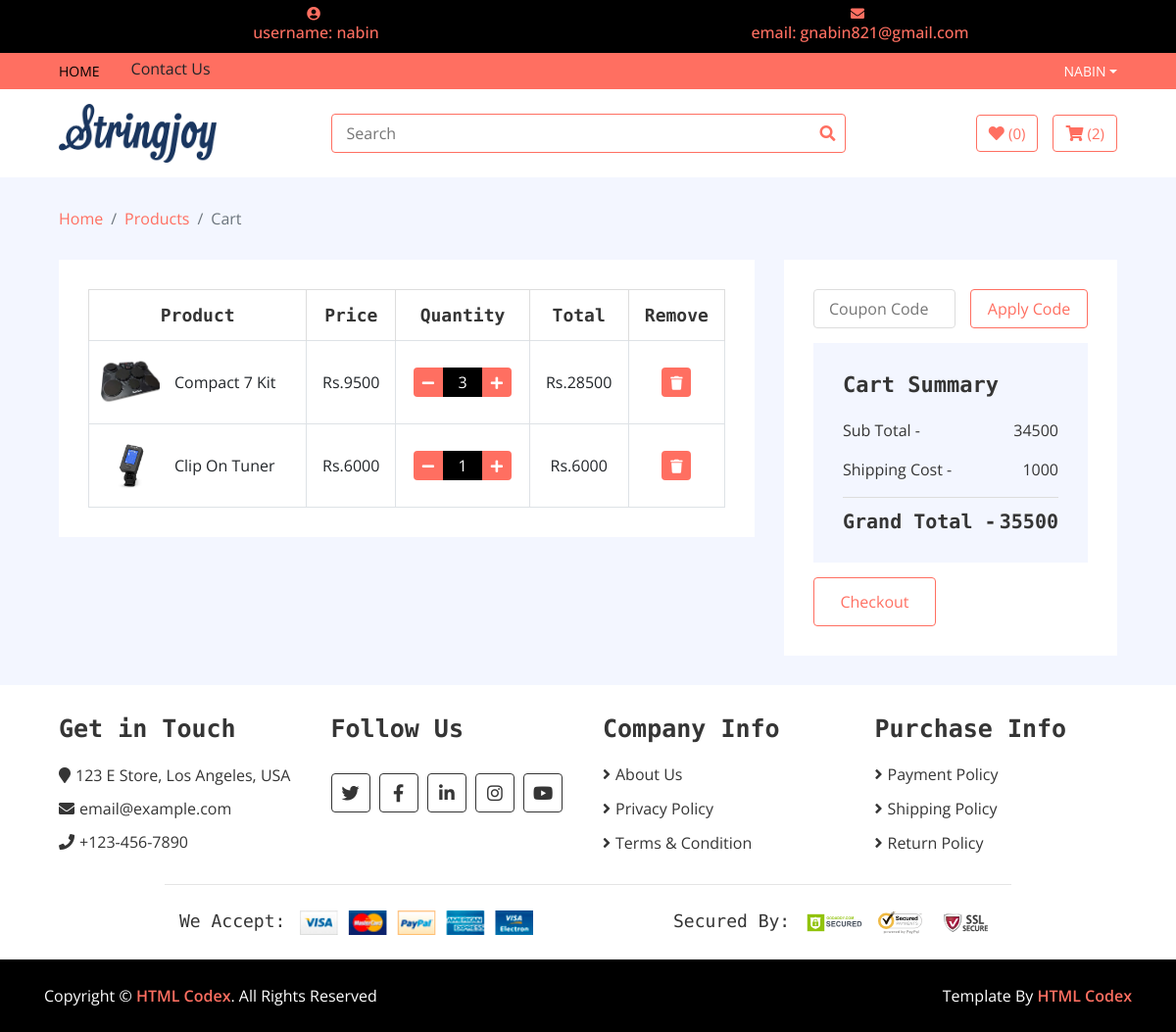
Page /my_cart/ (signed in) on the earlier database version.
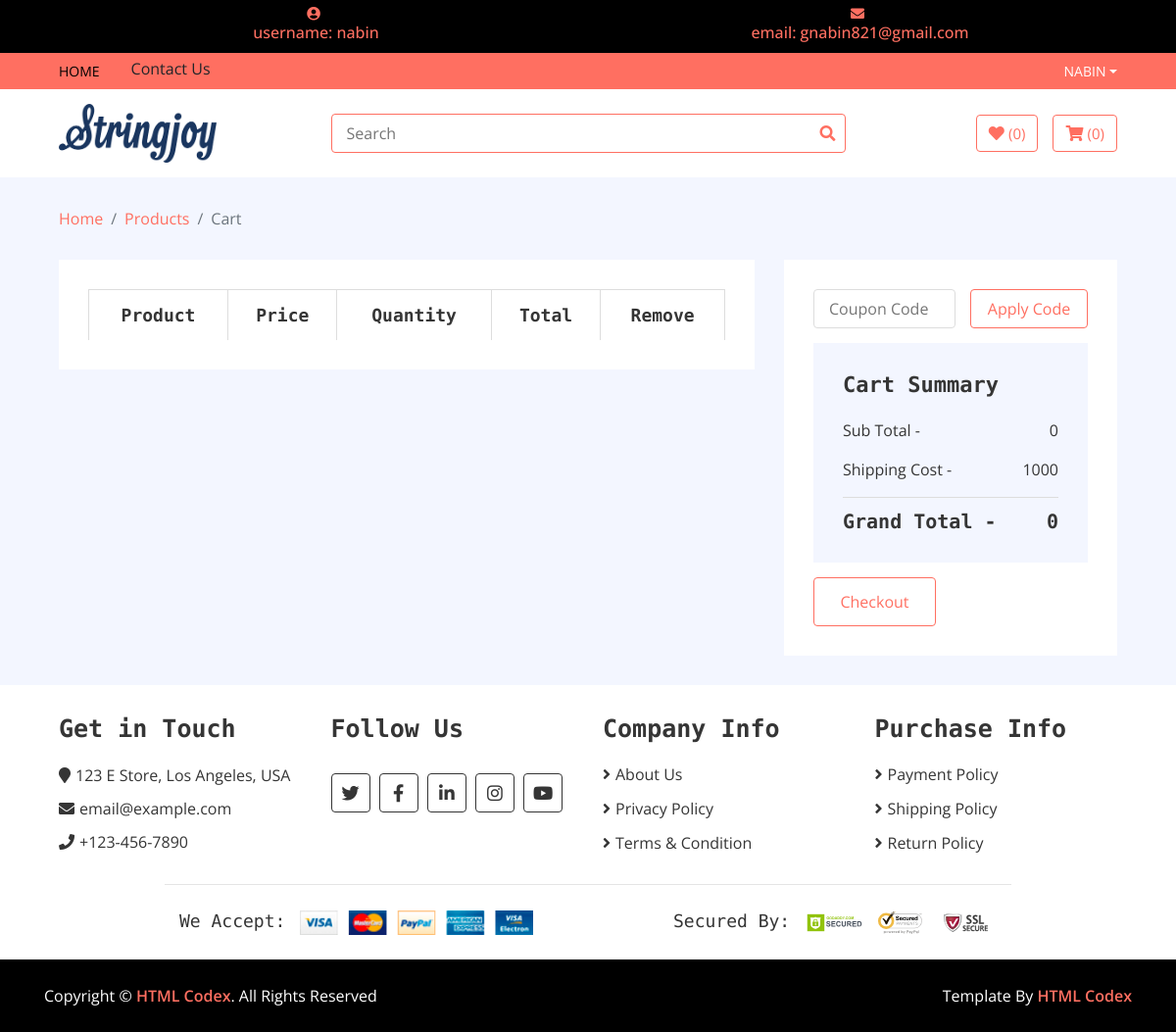
Same page on the later database version.
### myapp/models.py (models this page shows, shortened)
class Cart(models.Model):
    username = models.CharField(max_length=200, default=None)
    products = models.ForeignKey(Product, on_delete=models.CASCADE, default=None)
    slug = models.CharField(max_length=100, default=None)
    quantity = models.IntegerField(default=0)
    total = models.IntegerField(default=0)
    checkout = models.BooleanField(default=False)
    status = models.CharField(max_length=100, choices=STATUS, default='active')

class Product(models.Model):
    name = models.CharField(max_length=100)
    image = models.ImageField(upload_to='media/')
    slug = models.CharField(unique=True, max_length=100)
    price = models.IntegerField()
    discounted_price = models.IntegerField(default=0)
    discount = models.IntegerField(null=True, default=0)
    status = models.CharField(max_length=100, choices=STATUS, default='active')
    label = models.CharField(max_length=100, choices=PRODUCT_LABEL)
    category = models.ForeignKey(Category, on_delete=models.CASCADE)
    brand = models.ForeignKey(Brand, on_delete=models.CASCADE)
    desc = models.TextField(blank=True)
    specification = models.TextField(blank=True)
    def get_cart_url(self):
        return reverse('myapp:cart', kwargs={'slug': self.slug})

### myapp/views.py (the view)
# urls.py: path('my_cart/', CartView.as_view(), name='my_cart'),
class CartView(BaseView):
    def get(self, request):
        user = request.user.username
        net_total = 0
        shipping_cost = 1000
        grand_total = 0
        if request.user.is_authenticated:
            self.views['cart_product'] = Cart.objects.filter(username=user, checkout=False, status='active')
            tots = CartTotal.objects.filter(username=user, checkout=False)
            for i in tots[:]:
                net_total = i.net_total
                shipping_cost = i.shipping_cost
                grand_total = i.grand_total
            self.views['cart_total'] = [{'net_total': net_total, 'shipping_cost': shipping_cost, 'grand_total': grand_total}]
            self.views['cart_count'] = Cart.objects.filter(username=user, status='active', checkout=False).count()
        else:
            messages.error(request, 'please Sign up first!')
            return redirect('myapp:account')
        return render(request, 'cart.html', self.views)

### myapp/templates/cart.html (shortened to what this page needs)
{% extends 'base.html' %}
{% load static %}
{% block content %}
        <div class="breadcrumb-wrap">
            <div class="container-fluid">
                <ul class="breadcrumb">
                    <li class="breadcrumb-item"><a href="#">Home</a></li>
                    <li class="breadcrumb-item"><a href="#">Products</a></li>
                    <li class="breadcrumb-item active">Cart</li>
                </ul>
            </div>
        </div>
        <div class="cart-page">
            <div class="container-fluid">
                <div class="row">
                    <div class="col-lg-8">
                        <div class="cart-page-inner">
                            <div class="table-responsive">
                                <table class="table table-bordered">
                                    <thead class="thead-dark">
                                        <tr>
                                            <th>Product</th>
                                            <th>Price</th>
                                            <th>Quantity</th>
                                            <th>Total</th>
                                            <th>Remove</th>
                                        </tr>
                                    </thead>
                                    <tbody class="align-middle">
                                    {% for item in cart_product %}
                                        <tr>
                                            <td>
                                                <div class="img">
                                                    <a href="#"><img src="{{item.products.image.url}}" alt="Image"></a>
                                                    <p>{{item.products.name}}</p>
                                                </div>
                                            </td>
                                            {% if item.products.discount > 0 %}
                                                <td>Rs.{{item.products.discounted_price}}</td>
                                            {% else %}
                                                <td>Rs.{{item.products.price}}</td>
                                            {% endif %}
                                            <td>
                                                <div class="qty">
                                                    <a href="/delete_single_cart/{{item.products.slug}}"><button class="btn-minus"><i class="fa fa-minus"></i></button></a>
                                                    <input type="text" value="{{item.quantity}}">
                                                    <a href="{{item.products.get_cart_url}}"><button class="btn-plus"><i class="fa fa-plus"></i></button></a>
                                                </div>
                                            </td>
                                            <td>
                                            Rs.{{ item.total }}
                                            </td>
                                            <td><a href="/delete_cart/{{item.products.slug}}"><button><i class="fa fa-trash"></i></button></a></td>
                                        </tr>
                                    {% endfor %}
                                    </tbody>
                                </table>
                            </div>
                        </div>
                    </div>
                    <div class="col-lg-4">
                        <div class="cart-page-inner">
                            <div class="row">
                                <div class="col-md-12">
                                    <div class="coupon">
                                        <input type="text" placeholder="Coupon Code">
                                        <button>Apply Code</button>
                                    </div>
                                </div>
                                <div class="col-md-12">
                                    <div class="cart-summary">
                                        <div class="cart-content">
                                            <h1>Cart Summary</h1>
                                            {% for i in cart_total%}
                                            <p>Sub Total - <span>{{ i.net_total}}</span></p>
                                            <p>Shipping Cost - <span>{{ i.shipping_cost }}</span></p>
                                            <h2>Grand Total - <span>{{ i.grand_total }}</span></h2>
                                            {% endfor %}
                                        </div>
                                        <div class="cart-btn">
                                            <a href="{% url 'myapp:checkout' %}"><button type="submit">Checkout</button></a>
                                        </div>
                                    </div>
                                </div>
                            </div>
                        </div>
                    </div>
                </div>
            </div>
        </div>
{% endblock %}

### myapp/templates/base.html (shortened to what this page needs)
<!DOCTYPE html>
{% load static %}
<html lang="en">
    <head>
        <link href="https://stackpath.bootstrapcdn.com/bootstrap/4.4.1/css/bootstrap.min.css" rel="stylesheet">
        <link href="https://cdnjs.cloudflare.com/ajax/libs/font-awesome/5.10.0/css/all.min.css" rel="stylesheet">
        <link href="{% static 'lib/slick/slick.css' %}" rel="stylesheet">
        <link href="{% static 'lib/slick/slick-theme.css' %}" rel="stylesheet">
        <link href="{% static 'css/style.css' %}" rel="stylesheet">
    </head>
    <body>
        <div class="top-bar">
            <div class="container-fluid">
                <div class="row">
                    {% if user.is_authenticated %}
                    <div class="col-sm-6" style="text-align:center;">
                        <i class="fas fa-user-circle"></i>
                        <h6>username: {{ user.username}}</h6>
                    </div>
                    <div class="col-sm-6" style="text-align:center;">
                        <i class="fas fa-envelope"></i>
                        <h6>email: {{ user.email }}</h6>
                    </div>
                    {% endif %}
                </div>
            </div>
        </div>
        <div class="nav">
            <div class="container-fluid">
                <nav class="navbar navbar-expand-md bg-dark navbar-dark">
                    <div class="collapse navbar-collapse justify-content-between" id="navbarCollapse">
                        <div class="navbar-nav mr-auto">
                            <a href="/" class="nav-item nav-link active">Home</a>
                            <a href="{% url 'myapp:contact' %}" class="dropdown-item">Contact Us</a>
                        </div>
                        <div class="navbar-nav ml-auto">
                            <div class="nav-item dropdown">
                                {% if user.is_authenticated %}
                                <a href="#" class="nav-link dropdown-toggle" data-toggle="dropdown">{{ user.username }}</a>
                                {% else %}
                                <a href="#" class="nav-link dropdown-toggle" data-toggle="dropdown">User Account</a>
                                <div class="dropdown-menu">
                                    <a href="/accounts/login" class="dropdown-item">Login</a>
                                    <a href="{% url 'myapp:account' %}" class="dropdown-item">Signup</a>
                                {% endif %}
                                </div>
                            </div>
                        </div>
                    </div>
            </div>
        <div class="bottom-bar">
            <div class="container-fluid">
                <div class="row align-items-center">
                    <div class="col-md-3">
                        <div class="logo">
                            <a href="index.html">
                                <img src="{% static 'img/logo1.png' %}" alt="Logo">
                            </a>
                        </div>
                    </div>
                    <div class="col-md-6">
                        <form method="GET" action="{% url 'myapp:search' %}">
                        <div class="search">
                            <input name="search" type="text" placeholder="Search">
                            <button type="submit"><i class="fa fa-search"></i></button>
                        </div>
                        </form>
                    </div>
                    <div class="col-md-3">
                        <div class="user">
                            <a href="#" class="btn wishlist">
                                <i class="fa fa-heart"></i>
                                <span>(0)</span>
                            </a>
                            <a href="{% url 'myapp:my_cart' %}" class="btn cart">
                                <i class="fa fa-shopping-cart"></i>
                                <span>({{ cart_count }})</span>
                            </a>
                        </div>
                    </div>
                </div>
            </div>
        </div>
    {% block content %}
    {% endblock %}
        <div class="footer">
            <div class="container-fluid">
                <div class="row">
                    <div class="col-lg-3 col-md-6">
                        <div class="footer-widget">
                            <h2>Get in Touch</h2>
                            <div class="contact-info">
                                <p><i class="fa fa-map-marker"></i>123 E Store, Los Angeles, USA</p>
                                <p><i class="fa fa-envelope"></i>email@example.com</p>
                                <p><i class="fa fa-phone"></i>+123-456-7890</p>
                            </div>
                        </div>
                    </div>
                    <div class="col-lg-3 col-md-6">
                        <div class="footer-widget">
                            <h2>Follow Us</h2>
                            <div class="contact-info">
                                <div class="social">
                                    <a href=""><i class="fab fa-twitter"></i></a>
                                    <a href=""><i class="fab fa-facebook-f"></i></a>
                                    <a href=""><i class="fab fa-linkedin-in"></i></a>
                                    <a href=""><i class="fab fa-instagram"></i></a>
                                    <a href=""><i class="fab fa-youtube"></i></a>
                                </div>
                            </div>
                        </div>
                    </div>
                    <div class="col-lg-3 col-md-6">
                        <div class="footer-widget">
                            <h2>Company Info</h2>
                            <ul>
                                <li><a href="#">About Us</a></li>
                                <li><a href="#">Privacy Policy</a></li>
                                <li><a href="#">Terms & Condition</a></li>
                            </ul>
                        </div>
                    </div>
                    <div class="col-lg-3 col-md-6">
                        <div class="footer-widget">
                            <h2>Purchase Info</h2>
                            <ul>
                                <li><a href="#">Payment Policy</a></li>
                                <li><a href="#">Shipping Policy</a></li>
                                <li><a href="#">Return Policy</a></li>
                            </ul>
                        </div>
                    </div>
                </div>
                <div class="row payment align-items-center">
                    <div class="col-md-6">
                        <div class="payment-method">
                            <h2>We Accept:</h2>
                            <img src="{% static 'img/payment-method.png' %}" alt="Payment Method" />
                        </div>
                    </div>
                    <div class="col-md-6">
                        <div class="payment-security">
                            <h2>Secured By:</h2>
                            <img src="{% static 'img/godaddy.svg' %}" alt="Payment Security" />
                            <img src="{% static 'img/norton.svg' %}" alt="Payment Security" />
                            <img src="{% static 'img/ssl.svg' %}" alt="Payment Security" />
                        </div>
                    </div>
                </div>
            </div>
        </div>
        <div class="footer-bottom">
            <div class="container">
                <div class="row">
                    <div class="col-md-6 copyright">
                        <p>Copyright &copy; <a href="https://htmlcodex.com">HTML Codex</a>. All Rights Reserved</p>
                    </div>
                    <div class="col-md-6 template-by">
                        <p>Template By <a href="https://htmlcodex.com">HTML Codex</a></p>
                    </div>
                </div>
            </div>
        </div>
    </body>
</html>

Differences in the rows shown:
removed Cart: products.image (picture), products.name "Compact 7 Kit", products.discounted_price "9500", quantity "3", total "28500"
removed Cart: products.image (picture), products.name "Clip On Tuner", products.discounted_price "6000", quantity "1", total "6000"
Other differences:
{{ cart_count }}: "2" → "0"
new list line: "Sub Total - 0 Shipping Cost - 1000 Grand Total - 0"
list line gone: "Sub Total - 34500 Shipping Cost - 1000 Grand Total - 35500"
